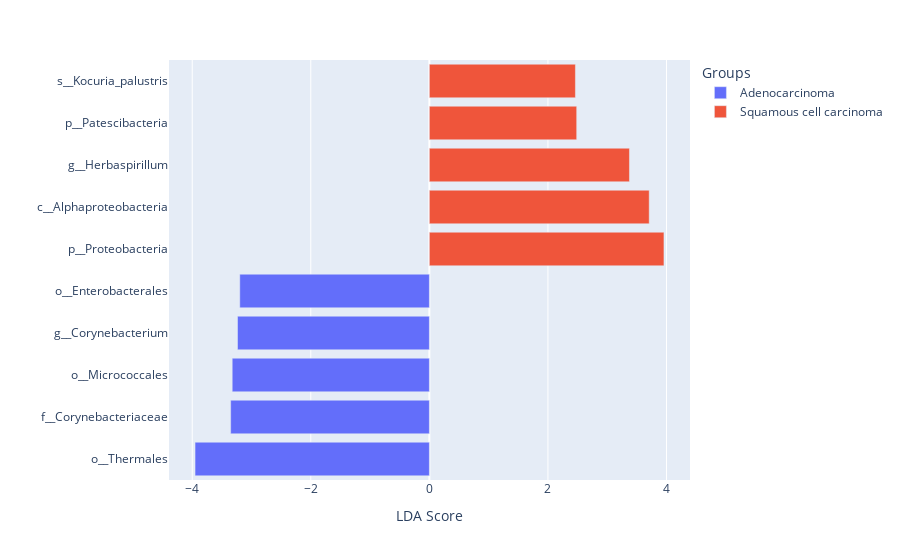

The code cell stored with this chart in its notebook:
### Code cell
fig = px.bar(lefse_data, x='scores', y='Names',orientation='h',color="Class",labels=dict(Names="", scores="LDA Score", Class="Groups"))
pio.write_image(fig, 'plot_all.svg',scale=7, width=800, height=600)
fig.show()

### Figure 1 — Plotly figure (JSON) as saved in the notebook; plotly's stock layout.template omitted (floating-point values rounded to 4 significant figures)
{"data": [{"alignmentgroup": "True", "hovertemplate": "Groups=Adenocarcinoma<br>LDA Score=%{x}<br>=%{y}<extra></extra>", "legendgroup": "Adenocarcinoma", "marker": {"color": "#636efa", "pattern": {"shape": ""}}, "name": "Adenocarcinoma", "offsetgroup": "Adenocarcinoma", "orientation": "h", "showlegend": true, "textposition": "auto", "type": "bar", "x": [-3.952, -3.352, -3.326, -3.236, -3.198], "xaxis": "x", "y": ["o__Thermales", "f__Corynebacteriaceae", "o__Micrococcales", "g__Corynebacterium", "o__Enterobacterales"], "yaxis": "y"}, {"alignmentgroup": "True", "hovertemplate": "Groups=Squamous cell carcinoma<br>LDA Score=%{x}<br>=%{y}<extra></extra>", "legendgroup": "Squamous cell carcinoma", "marker": {"color": "#EF553B", "pattern": {"shape": ""}}, "name": "Squamous cell carcinoma", "offsetgroup": "Squamous cell carcinoma", "orientation": "h", "showlegend": true, "textposition": "auto", "type": "bar", "x": [3.957, 3.709, 3.375, 2.485, 2.464], "xaxis": "x", "y": ["p__Proteobacteria", "c__Alphaproteobacteria", "g__Herbaspirillum", "p__Patescibacteria", "s__Kocuria_palustris"], "yaxis": "y"}], "layout": {"autosize": true, "barmode": "relative", "legend": {"title": {"text": "Groups"}, "tracegroupgap": 0}, "margin": {"t": 60}, "xaxis": {"anchor": "y", "autorange": true, "domain": [0, 1], "range": [-4.392, 4.397], "title": {"text": "LDA Score"}, "type": "linear"}, "yaxis": {"anchor": "x", "autorange": true, "domain": [0, 1], "range": [-0.5, 9.5], "title": {"text": ""}, "type": "category"}}}
